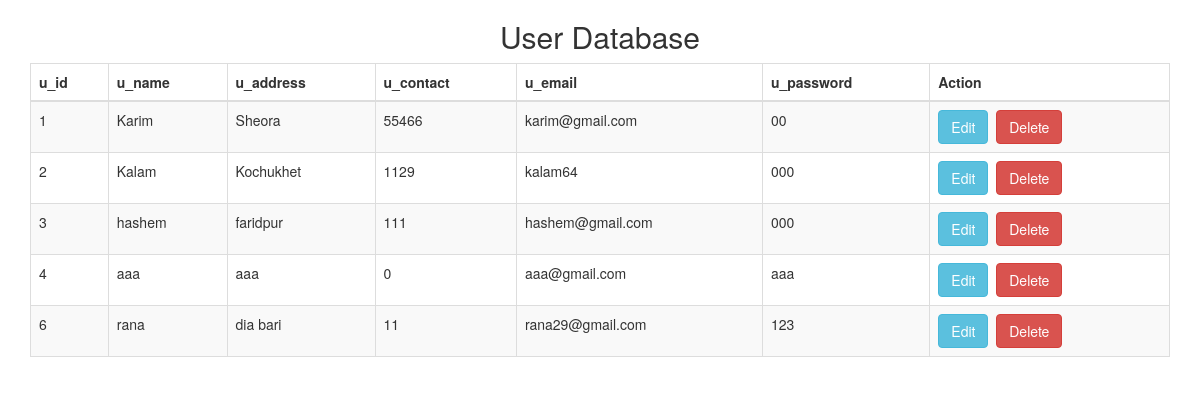
/admin_viewUser.php, run on the app's committed database.
### tables this page shows
CREATE TABLE `general_user` (
  `u_id` int(10) NOT NULL,
  `u_name` varchar(30) DEFAULT NULL,
  `u_address` varchar(200) DEFAULT NULL,
  `u_contact` int(15) DEFAULT NULL,
  `u_email` varchar(100) DEFAULT NULL,
  `u_password` varchar(200) DEFAULT NULL,
  `a_id` int(10) DEFAULT NULL,
  `c_emp_id` int(10) DEFAULT NULL
);

### admin_viewUser.php (the view, shortened to what this page needs)
<?php
include "./dataBase_Connection.php";
$sql = "SELECT * FROM general_user";
$result = $conn->query($sql);
?>
<!DOCTYPE html>
<html lang="en">
<head>
    <link rel="stylesheet" href="https://maxcdn.bootstrapcdn.com/bootstrap/3.4.0/css/bootstrap.min.css">
</head>
<body>
    <div class="container">
        <h2 class="text-center">User Database</h2>
        <table class="table table-bordered table-striped">
            <thead>
                <tr>
                    <th>u_id</th>
                    <th>u_name</th>
                    <th>u_address</th>
                    <th>u_contact</th>
                    <th>u_email</th>
                    <th>u_password</th>
                    <th>Action</th>
                </tr>
            </thead>
            <tbody>
        <?php
            if ($result->num_rows > 0) {
                while ($row = $result->fetch_assoc()) {
        ?>
                    <tr>
                    <td><?php echo $row['u_id']; ?></td>
                    <td><?php echo $row['u_name']; ?></td>
                    <td><?php echo $row['u_address']; ?></td>
                    <td><?php echo $row['u_contact']; ?></td>
                    <td><?php echo $row['u_email']; ?></td>
                    <td><?php echo $row['u_password']; ?></td>
                    <td>
                    <a class="btn btn-info" href="admin_viewUser_update.php?u_id=<?php echo $row['u_id']; ?>">Edit</a>&nbsp;
                    <a class="btn btn-danger" href="admin_viewUser_delete.php?id=<?php echo $row['u_id']; ?>">Delete</a>
                    </td>
                    </tr>
        <?php   }
            }
        ?>
    </tbody>
</table>
    </div>
</body>
</html>

### data on the page
general_user: u_id "1", u_name "Karim", u_address "Sheora", u_contact "55466", u_email "karim@gmail.com", u_password "00"
general_user: u_id "2", u_name "Kalam", u_address "Kochukhet", u_contact "1129", u_email "kalam64", u_password "000"
general_user: u_id "3", u_name "hashem", u_address "faridpur", u_contact "111", u_email "hashem@gmail.com", u_password "000"
general_user: u_id "4", u_name "aaa", u_address "aaa", u_contact "0", u_email "aaa@gmail.com", u_password "aaa"
general_user: u_id "6", u_name "rana", u_address "dia bari", u_contact "11", u_email "rana29@gmail.com", u_password "123"
